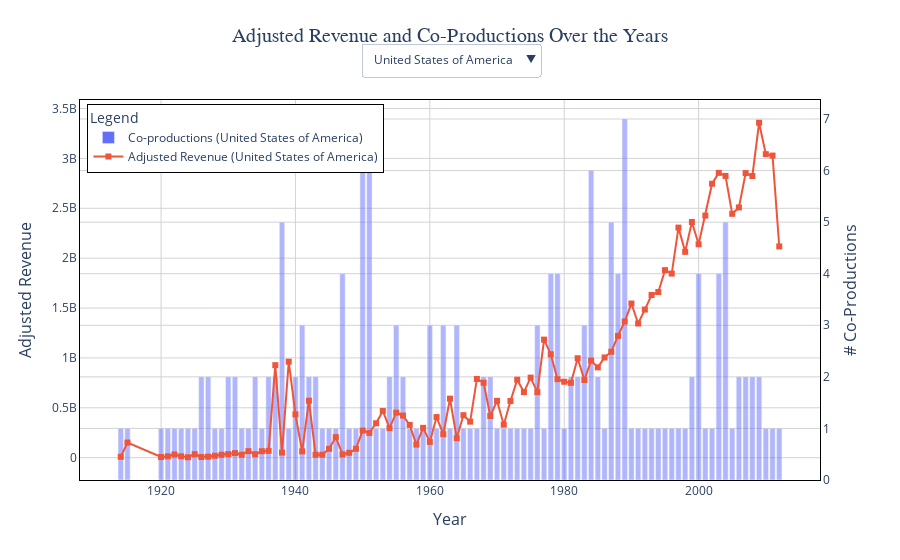

Notebook code cell kept with this figure:
### Code cell
import plotly.graph_objects as go

# Initialize figure
fig = go.Figure()
df_movies_eco_exploded_countries['countries'] = df_movies_eco_exploded_countries['countries'].astype(str)

# Add traces for each country's data
for i, country in enumerate(df_movies_eco_exploded_countries['countries'].unique()):
    country_data = df_movies_eco_exploded_countries[df_movies_eco_exploded_countries['countries'] == country].groupby('year', as_index=False)[['revenue', 'revenue_adj']].sum()

    # Add Bar trace (with transparency)
    fig.add_trace(go.Bar(
        x=country_data['year'],
        y=df_movies_eco_coprod_countries_count['co_production_count'],  # Count of co-productions
        name=f'Co-productions ({country})',
        marker=dict(opacity=0.5),
        visible=True if country == df_movies_eco_exploded_countries['countries'].unique()[0] else False,
        yaxis='y2'  # Use the primary y-axis
    ))

    fig.add_trace(go.Scatter(
        x=country_data['year'],
        y=country_data['revenue_adj'],
        mode='lines+markers',
        name=f'Adjusted Revenue ({country})',
        visible=True if country == df_movies_eco_exploded_countries['countries'].unique()[0] else False,
        line=dict(width=2),
        marker=dict(size=6, symbol='square'),
        yaxis='y'  # Use the secondary y-axis
    ))

# Create dropdown buttons for filtering by country
buttons = []
for country in df_movies_eco_exploded_countries['countries'].unique():
    visibility = [country == trace.name.split('(')[1].split(')')[0].strip() for trace in fig.data]

    button = {
        'label': country,
        'method': 'update',
        'args': [
            {'visible': visibility},  # Update visibility of traces
            {'title': f"Revenue vs Adjusted Revenue: {country}"}
        ]
    }
    buttons.append(button)

# Update layout with dropdown menu and styling
fig.update_layout(
    updatemenus=[{
        'buttons': buttons,
        'direction': 'down',
        'showactive': True,
        'x': 0.5,
        'y': 1.15,
        'xanchor': 'center',
        'yanchor': 'top'
    }],
    title={
        'text': "Adjusted Revenue and Co-Productions Over the Years",
        'y': 0.95,
        'x': 0.5,
        'xanchor': 'center',
        'yanchor': 'top',
        'font': dict(size=20, family='Arial, sans-serif')
    },
    xaxis=dict(
        title='Year',
        titlefont=dict(size=16),
        tickfont=dict(size=12),
        showgrid=True,
        gridcolor='lightgrey',
        zeroline=False
    ),
    yaxis=dict(
        title='Adjusted Revenue',
        titlefont=dict(size=16),
        tickfont=dict(size=12),
        overlaying='y2',
        showgrid=True,
        gridcolor='lightgrey',
        zeroline=False
    ),
    yaxis2=dict(
        title='# Co-Productions',
        titlefont=dict(size=16),
        tickfont=dict(size=12),
        side='right',
        showgrid=True,
        gridcolor='lightgrey',
        zeroline=False
    ),
    legend=dict(
        title='Legend',
        x=0.01,
        y=0.99,
        bordercolor="Black",
        borderwidth=1,
        font=dict(size=12)
    ),
    plot_bgcolor='white'
)

# Add grid lines and background
fig.update_xaxes(showline=True, linewidth=1, linecolor='black', mirror=True)
fig.update_yaxes(showline=True, linewidth=1, linecolor='black', mirror=True)

# Show the figure
fig.show()
fig.write_html("Rev_vs_Co-prod.html")
